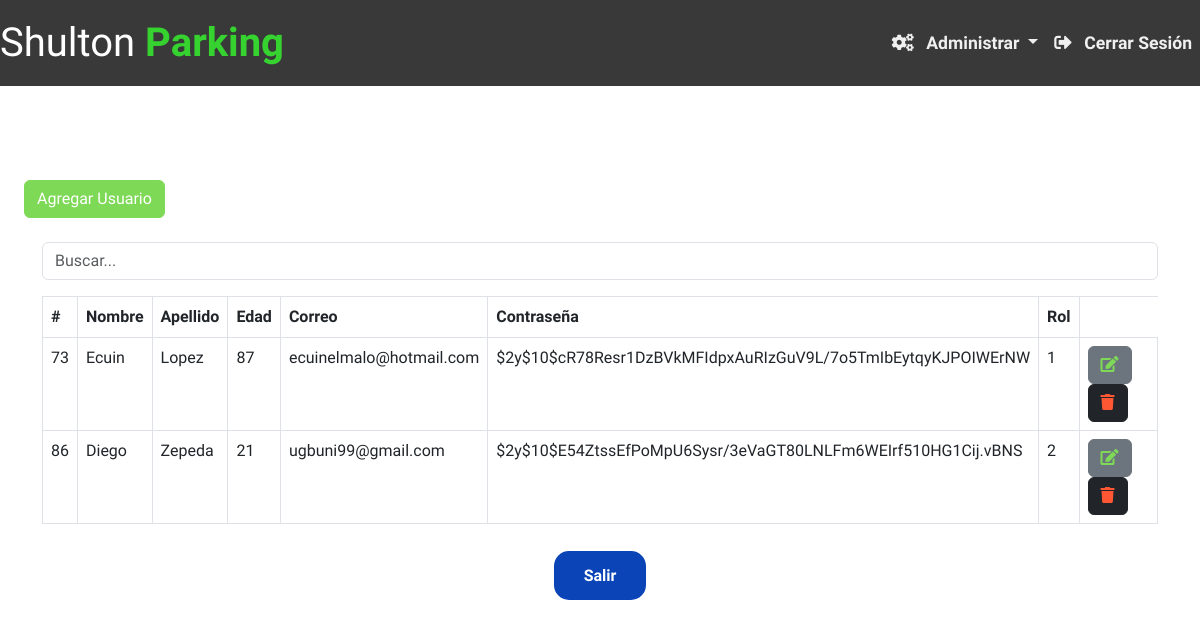
/usuarios/crud_usuarios.php (signed in), run on the app's committed database.
### tables this page shows
CREATE TABLE `usuarios` (
  `id` int(11) NOT NULL,
  `nombre` varchar(100) DEFAULT NULL,
  `apellido` varchar(100) DEFAULT NULL,
  `edad` varchar(10) DEFAULT NULL,
  `correo` varchar(255) NOT NULL,
  `passwor` varchar(100) NOT NULL,
  `id_rol` int(11) NOT NULL,
  `reset_token_hash` varchar(64) DEFAULT NULL,
  `reset_token_expires_at` datetime DEFAULT NULL,
  `foto` varchar(500) NOT NULL,
  `favoritos` varchar(50) NOT NULL
);

### usuarios/crud_usuarios.php (the view, shortened to what this page needs)
<!DOCTYPE html>
<html lang="es">
<head>
<link href="https://cdn.jsdelivr.net/npm/bootstrap@5.3.0-alpha2/dist/css/bootstrap.min.css" rel="stylesheet">
<link rel="stylesheet" href="https://cdnjs.cloudflare.com/ajax/libs/font-awesome/5.15.4/css/all.min.css">
</head>
<header>
<nav class="navbar navbar-expand-md navbar-light">
<a class="navbar-brand" href="../menu_admin.php">
            <span class="shulton">Shulton</span> <span class="parking">Parking</span>
        </a>
<div class="collapse navbar-collapse" id="navbarSupportedContent">
<ul class="navbar-nav ms-auto py-4 py-md-0">
<li class="nav-item dropdown">
        <a class="nav-link dropdown-toggle" href="#" id="administrarDropdown" role="button" data-bs-toggle="dropdown" aria-expanded="false">
            <i class="fas fa-cogs"></i> Administrar
        </a>
    </li>
                <li class="nav-item" onclick="salir()">
                    <a class="nav-link"><i class="fas fa-sign-out-alt"></i> Cerrar Sesión</a>
                </li>
</ul>
</div>
</nav>
</header>
<body>
<div class="container-fluid">
    <div class="row">
        <main role="main" class="col-md-12 ml-sm-auto col-lg-12 px-md-4">
            <div>
                <button type="button" class="btn btn-primary boton-derecha" data-toggle="modal" data-target="#agregar">Agregar Usuario</button>
                <br><br>
                <div class="container">
                    <input type="text" id="searchInput" class="form-control mb-3" placeholder="Buscar...">
                    <table class="table table-bordered" id="dataTable" width="100%" cellspacing="0">
                        <thead>
                            <tr>
                                <th>#</th>
                                <th>Nombre</th>
                                <th>Apellido</th>
                                <th>Edad</th>
                                <th>Correo</th>
                                <th>Contraseña</th>
                                <th>Rol</th>
                            </tr>
                        </thead>
                        <tbody>
                            <?php
                            require_once("../db.php");
                            $result = mysqli_query($conexion, "SELECT * FROM usuarios");
                            while ($fila = mysqli_fetch_assoc($result)) :
                            ?>
                                <tr>
                                    <td><?php echo $fila['id']; ?></td>
                                    <td><?php echo $fila['nombre']; ?></td>
                                    <td><?php echo $fila['apellido']; ?></td>
                                    <td><?php echo $fila['edad']; ?></td>
                                    <td><?php echo $fila['correo']; ?></td>
                                    <td><?php echo $fila['passwor']; ?></td>
                                    <td><?php echo $fila['id_rol']; ?></td>
                                    <td>
                                        <button type="button" class="btn btn-secondary" data-toggle="modal" data-target="#editar<?php echo $fila['id']; ?>">
                                            <i class="fa fa-edit"></i>
                                        </button>
                                        <button type="button" class="btn btn-dark" data-toggle="modal" data-target="#delete<?php echo $fila['id']; ?>">
                                            <i class="fa fa-trash"></i>
                                        </button>
                                    </td>
                                </tr>
                                <?php include "../includes_crudusers/eliminar.php"; ?>
                            <?php endwhile; ?>
                        </tbody>
                    </table>
                </div>
            </div>
        </main>
    </div>
</div>
<div class="text-center mt-4 mb-3">
        <a href="../menu_admin.php" class="btn-salir1">
            Salir
        </a>
    </div>
<?php include "agregar.php"; ?>
</body>
</html>

### includes_crudusers/eliminar.php (shortened to what this page needs)
<div class="modal fade" id="delete<?php echo $fila['id']; ?>" tabindex="-1" role="dialog" aria-labelledby="exampleModalLabel" aria-hidden="true">

### usuarios/agregar.php (shortened to what this page needs)
</body>
</html>

### usuarios/crud_usuarios.php (style rules this page uses)
.navbar { position: fixed; top: 0; left: 0; width: 100%; background-color: #393939; z-index: 1000; }
.navbar .navbar-brand { margin-right: auto; font-family: 'Average', sans-serif; font-size: 2.5rem; }
.navbar .navbar-brand .shulton { color: #ffffff; }
.navbar .navbar-brand .parking { color: #36d330; font-weight: bold; }
.navbar .navbar-brand { margin-right: auto; }
.navbar-nav .nav-link { color: #f0f0f0 !important; font-size: 1.1rem; font-weight: bold; }
body { padding-top: 56px; }
.navbar-nav .nav-link i { margin-right: 8px; }
body { padding-top: 120px; font-family: 'Average', serif; font-weight: 500; }
.container-fluid { margin-top: 60px; }
.btn.btn-primary { background-color: #7ED957; border-color: #7ED957; color: #FFFFFF; font-family: 'Average', serif; }
.btn.btn-secondary i.fa-edit { color: #7ED957; }
.btn.btn-dark i.fa-trash { color: #FF5733; }
.btn-salir1 { background-color: #0B44B7; color: #fff; border: none; padding: 15px 30px; border-radius: 15px; text-decoration: none; font-size: 16px; font-weight: bold; transition: background-color 0.3s ease, transform 0.3s ease; }

### data on the page
usuarios: id "73", nombre "Ecuin", apellido "Lopez", edad "87", correo "ecuinelmalo@hotmail.com", passwor "$2y$10$cR78Resr1DzBVkMFIdpxAuRIzGuV9L/7o5TmIbEytqyKJPOIWErNW", id_rol "1"
usuarios: id "86", nombre "Diego", apellido "Zepeda", edad "21", correo "ugbuni99@gmail.com", passwor "$2y$10$E54ZtssEfPoMpU6Sysr/3eVaGT80LNLFm6WEIrf510HG1Cij.vBNS", id_rol "2"
